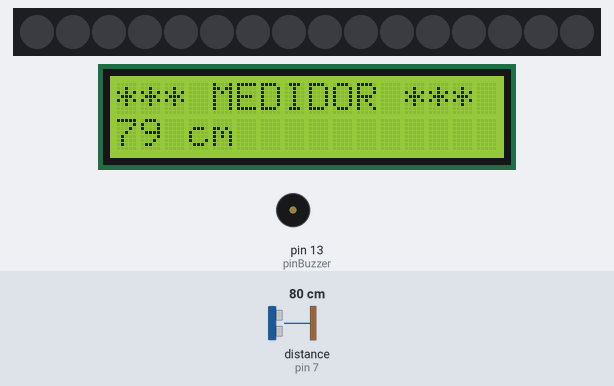
Bench run of a sketch on a simulated Arduino Uno, built with avr-gcc and run on an emulated ATmega328P. On the bench: 16 RGB LEDs in strip order, left to right, 16×2 character LCD, buzzer (waves = sounding). Wiring (inferred from the names in the program): ultrasonic range finder: trigger pin 6; echo pin 7. The test bench sets the inputs (shaded band); at power-on: distance to the obstacle (sensor on pin 7) 80 cm. The echo pulse lasts 58.3 µs per cm; dim RGB values are drawn brighter than linear.

Above: at 1.8 s.
1.9 s: distance to the obstacle (sensor on pin 7) set to 53 cm
At 3.9 s:
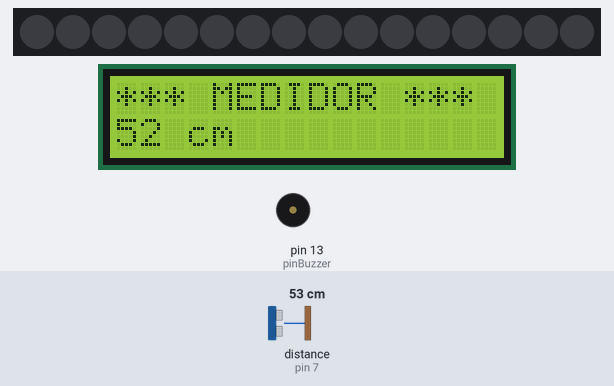
5.0 s: distance to the obstacle (sensor on pin 7) set to 47 cm
At 8.2 s:
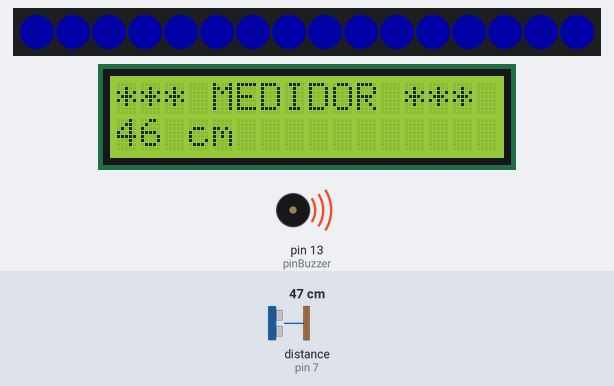
8.4 s: distance to the obstacle (sensor on pin 7) set to 2 cm
At 11.2 s:
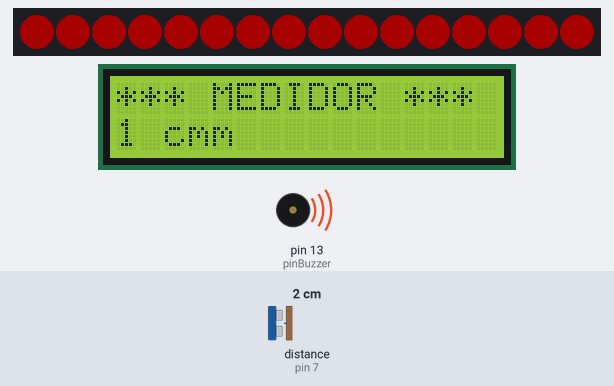
11.7 s: distance to the obstacle (sensor on pin 7) set to 23 cm
At 14.9 s:
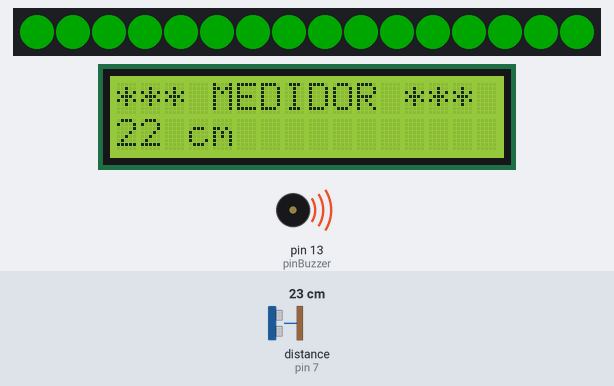
15.1 s: distance to the obstacle (sensor on pin 7) set to 4 cm
At 16.84 s:
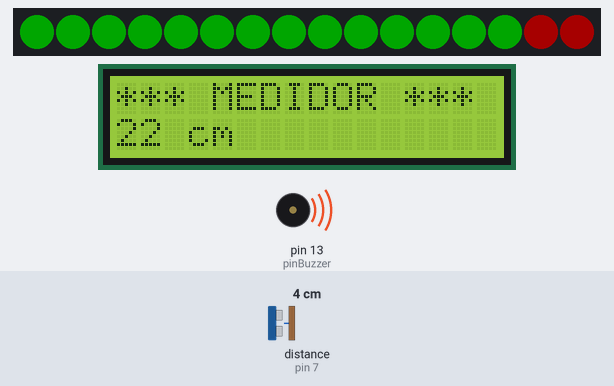
18.4 s: distance to the obstacle (sensor on pin 7) set to 35 cm
At 20.11 s:
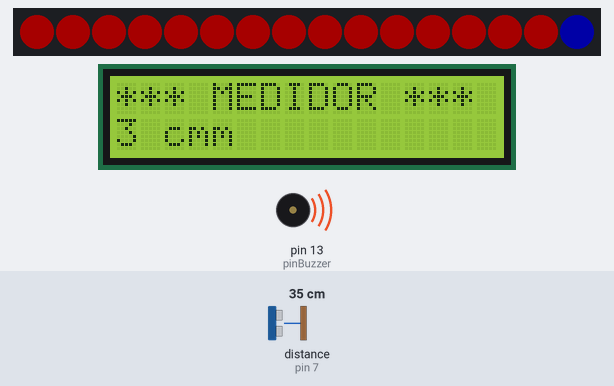
Timing chart, 0 to 21.6 s (numbered marks = the images above; inputs shaded):
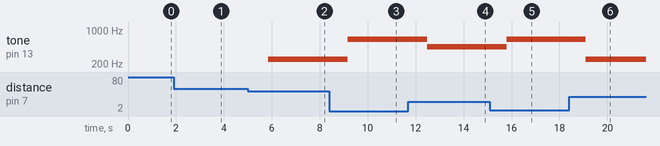

The sketch:

three_new_implementations.ino
```cpp
const int Trigger = 6; //Pin digital 2 para el Trigger del sensor
const int Echo = 7; //Pin digital 3 para el Echo del
const int pinBuzzer = 13;
#include <Adafruit_NeoPixel.h>
#include <LiquidCrystal.h>
#define PIN 9 //Pin Digital que se Utilizara
#define NUM_LEDS 16 //Cantidad de Luces Led
Adafruit_NeoPixel strip = Adafruit_NeoPixel(NUM_LEDS, PIN, NEO_GRB);
int sine[] = {0,1,2,3,4,5,6,7,8,9,10,11,12,13,14,15};
LiquidCrystal lcd(12,11,5,4,3,2);

void setup() {
  Serial.begin(9600);//iniciailzamos la comunicación
  pinMode(Trigger, OUTPUT); //pin como salida
  pinMode(Echo, INPUT); //pin como entrada
  digitalWrite(Trigger, LOW);//Inicializamos el pin con 0
  strip.begin();
strip.show(); // Iniciar los Pixels
strip.setBrightness(40); // 40/255 Intensidad del Brillo

//LCD
  lcd.begin(16,2);
  //indicamos el texto a mostrar al inicio

  lcd.setCursor(0,0);
  lcd.print("*** MEDIDOR ***");

}
void loop()
{
  long t; //tiempo que demora en llegar el eco
  long d; //distancia en centimetros
  digitalWrite(Trigger, HIGH);
  delayMicroseconds(10); //Enviamos un pulso de 10us
  digitalWrite(Trigger, LOW);
  t = pulseIn(Echo, HIGH); //obtenemos el ancho del pulso
  d = t/59; //escalamos el tiempo a una distancia en cm
  int R, G, B;
 if (d<20){
  R=255;
  G=0;
  B=0;
    tone(pinBuzzer, 650);
  delay(1000);
  }else{
    if (d>20 && d<30){
  R=0;
  G=255;
  B=0;
    tone(pinBuzzer, 450);
  delay(1000);
    } else {
      if (d>30 && d<50) {
         R=0;
  G=0;
  B=255;
    tone(pinBuzzer, 250);
  delay(1000);
      } else {
        R=0;
        G=0;
        B=0;
        noTone(pinBuzzer);
        delay(500);
      }
  }
  }
    uint32_t color =
strip.Color(R, G, B);
for(int i=15; i<16 && i>-1; i--) {
strip.setPixelColor(sine[i], color);
strip.show();
delay(40);
 }
  lcd.setCursor(0,1);
  lcd.print(d);
  lcd.print(" cm");
}
```

Measured:
- the behaviour switches between 51 and 50 cm on distance to the obstacle (sensor on pin 7) (found by bisection; images 1 and 2)
- after the input at 1.9 s, the display: first differs from a run without the input after 1.6 s (image 1)
- after the input at 5.0 s, tone on pin 13 (pinBuzzer): silent → 250 Hz after 0.86 s
- after the input at 8.4 s, tone on pin 13 (pinBuzzer): 250 Hz → 650 Hz after 0.77 s
- after the input at 11.7 s, tone on pin 13 (pinBuzzer): 650 Hz → 450 Hz after 0.78 s
- after the input at 15.1 s, tone on pin 13 (pinBuzzer): 450 Hz → 650 Hz after 0.69 s
- after the input at 18.4 s, tone on pin 13 (pinBuzzer): 650 Hz → 250 Hz after 0.70 s
